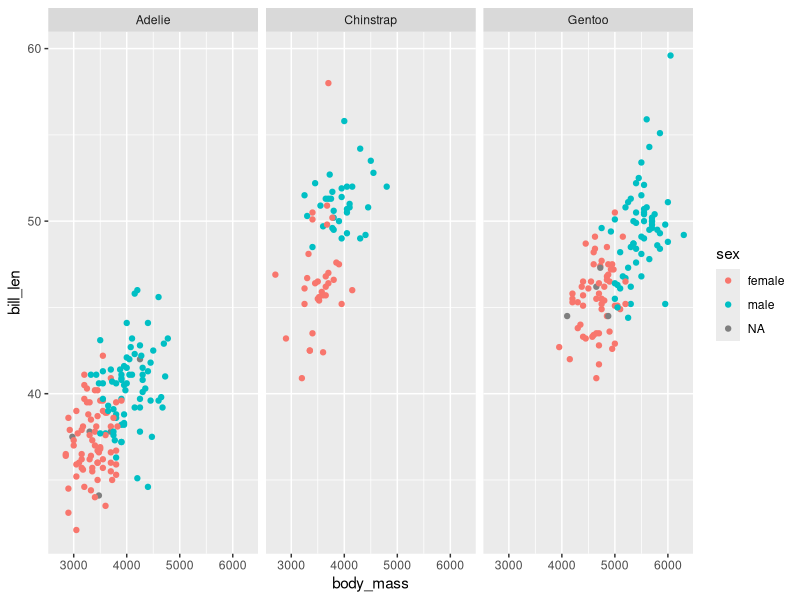
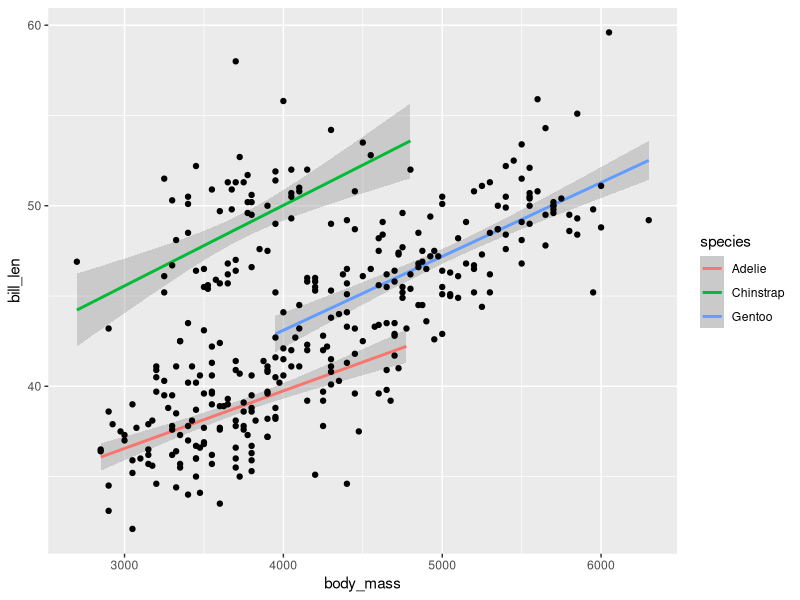
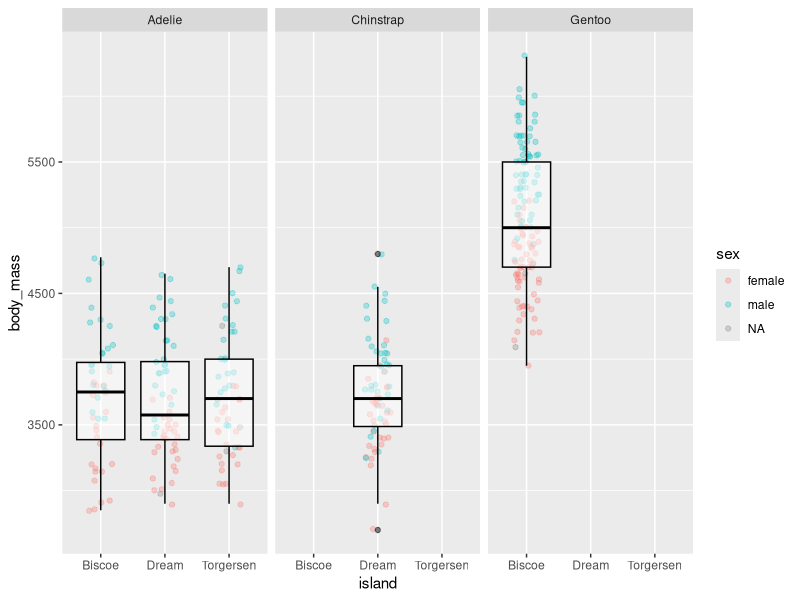

Source code (R) for these figures, in order:
library(tidyverse)

dt <- penguins

library(ggplot2)

ggplot(penguins, aes(x = body_mass, y = bill_len, colour = sex)) +
  geom_point() + facet_wrap(~species)

ggplot(penguins, aes(x = body_mass, y = bill_len)) + 
  geom_smooth(method = lm, aes(colour = species)) + 
  geom_point()

#Graficando otras variables: relación entre isla y peso
ggplot(penguins, aes(x = island, y = body_mass)) +
  geom_jitter(width = 0.2, alpha = 0.3, aes(colour = sex)) + 
  geom_boxplot(colour = "black", fill = "white", alpha = 0.5) +
  facet_wrap(~species)


  
